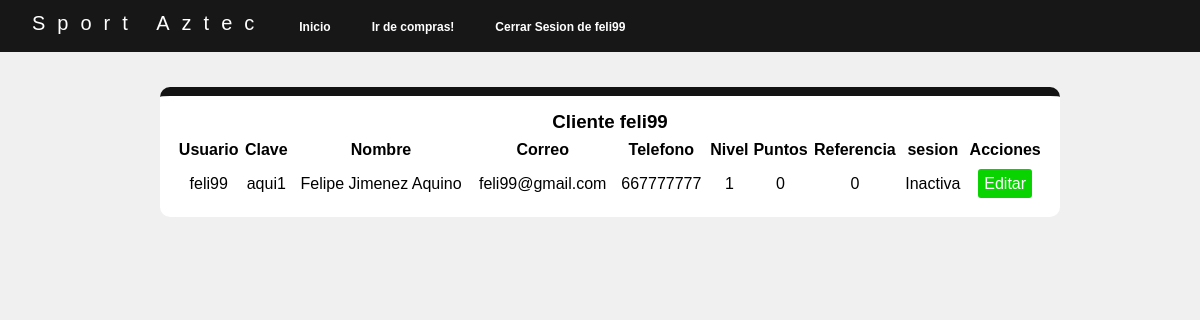
The page /c_inicio.php (signed in) on the database its author committed.
### tables this page shows
CREATE TABLE `clientes` (
  `idcliente` int(11) NOT NULL,
  `idusuario` varchar(15) NOT NULL,
  `contrasena` varchar(12) NOT NULL,
  `Nombre` varchar(80) NOT NULL,
  `correo` varchar(50) NOT NULL,
  `telefono` int(15) NOT NULL,
  `idnivel` int(11) NOT NULL,
  `puntos` int(11) NOT NULL,
  `referencia` int(11) DEFAULT NULL,
  `sesion` varchar(15) NOT NULL
);

### c_inicio.php (the view, shortened to what this page needs)
<?php
include("menu_cliente.php");
?>
<main class="main">
<section class="divi">
            <h3>Cliente <?php $id = print_r($_SESSION["usuario"]);?></h3>
            <table>
                <tr>
                    <th>Usuario</th>
                    <th>Clave</th>
                    <th>Nombre</th>
                    <th>Correo</th>
                    <th>Telefono</th>
                    <th>Nivel</th>
                    <th>Puntos</th>
                    <th>Referencia</th>
                    <th>sesion</th>
                    <th colspan="1">Acciones</th>
                </tr>
                <?php
                    $consulta = "select*from clientes WHERE idcliente =$id";
                    $resultado = mysqli_query($conexion, $consulta);
                    while ($fila = mysqli_fetch_array($resultado)) {
                        $usuario = $fila['idusuario'];
                        $contrasena = $fila['contrasena'];
                        $nombre = $fila['Nombre'];
                        $correo = $fila['correo'];
                        $telefono = $fila['telefono'];
                        $idnivel = $fila['idnivel'];
                        $puntos = $fila['puntos'];
                        $referencia = $fila['referencia'];
                        $sesion = $fila['sesion'];
                ?>
                <tr>
                    <td>
                        <?php echo $usuario; ?>
                    </td>
                    <td>
                        <?php echo $contrasena; ?>
                    </td>
                    <td>
                        <?php echo $nombre; ?>
                    </td>
                    <td>
                        <?php echo $correo; ?>
                    </td>
                    <td>
                        <?php echo $telefono; ?>
                    </td>
                    <td>
                        <?php echo $idnivel; ?>
                    </td>
                    <td>
                        <?php echo $puntos; ?>
                    </td>
                    <td>
                        <?php echo $referencia; ?>
                    </td>
                    <td>
                        <?php echo $sesion; ?>
                    </td>
                    <td><a class="modificar" href="c_inicio.php?
                    x1=<?php echo $usuario; ?>&
                    x2=<?php echo $contrasena; ?>&
                    x3=<?php echo $nombre; ?>&
                    x4=<?php echo $correo; ?>&
                    x5=<?php echo $telefono; ?>&
                    x6=<?php echo $idnivel; ?>&
                    x7=<?php echo $puntos; ?>&
                    x8=<?php echo $referencia; ?>&
                    x9=<?php echo $sesion; ?>">Editar</a></td>
                </tr>
                <?php } ?>
            </table>
        </section>
</main>
</body>
</html>

### estilos-sistema.css (style rules this page uses)
* { padding: 0; margin: 0; box-sizing: border-box; }
body { background: #f0f0f0; font-family: Arial, Helvetica, sans-serif; }
.divi { border-radius: 10px; text-align: center; background-color: white; border-top: 9px solid rgba(3, 3, 3, 0.932); float:left; margin: 10px; padding: 15px; width: 100%; }
main { margin-top: 25px; margin-left: 150px; margin-right: 150px ; padding: 20px auto; text-align: center; }
table { width: 100%; }
table tr th { width: 50px auto; height: 30px; padding: 4px, 4px; font-size: 16px; size: 100; margin-left: 10px; text-align: center; }
table tr td { width: auto; height: 33px; padding: 3px; size: 50px; margin-left: 10px; }
.modificar { text-decoration: none; cursor: pointer; transition: all .4s linear; border-radius: 3px; padding: 6px; color: white; background-color: rgb(9, 212, 2); font: 16px sans-serif; }

### rows shown on the page
clientes: idusuario "feli99", contrasena "aqui1", Nombre "Felipe Jimenez Aquino", correo "feli99@gmail.com", telefono "667777777", idnivel "1", puntos "0", referencia "0", sesion "Inactiva"

### other values the page prints
$_SESSION["usuario"] "feli99"
